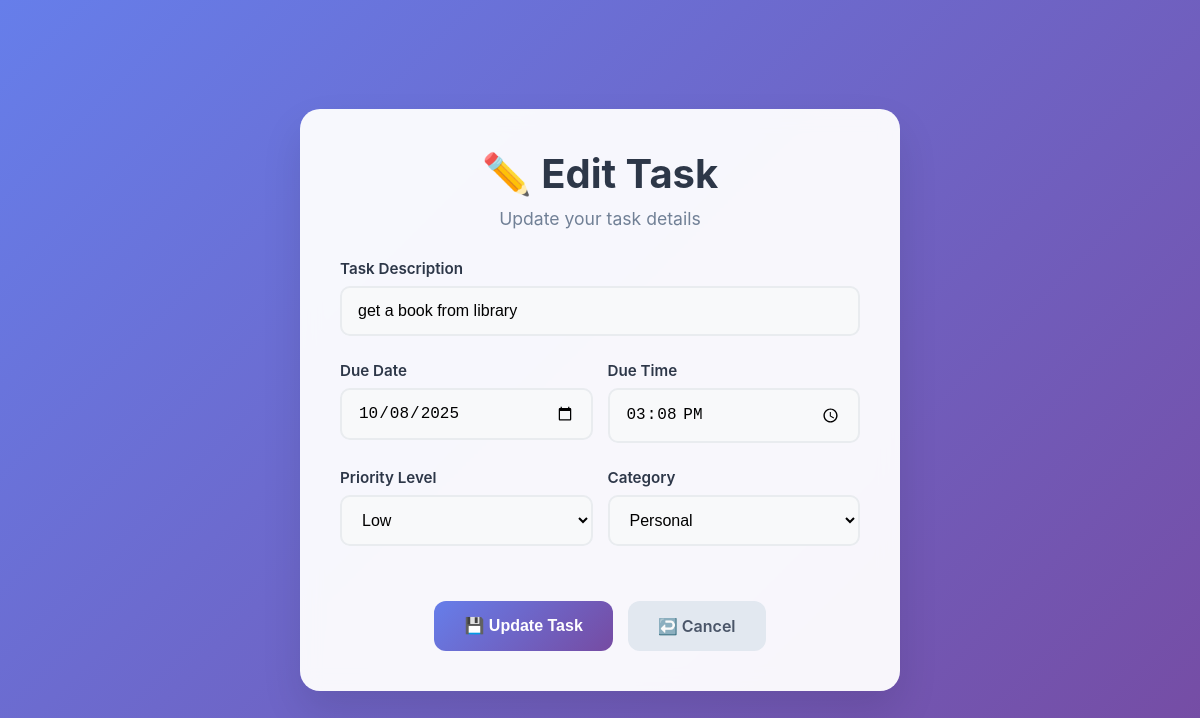
The app's page /edit/15/ (signed in) with its own data.
### myapp/models.py (models this page shows, shortened)
class Todo(models.Model):
    PRIORITY_CHOICES = [
        ('low', 'Low'),
        ('medium', 'Medium'),
        ('high', 'High'),
    ]
    CATEGORY_CHOICES = [
        ('work', 'Work'),
        ('home', 'Home'),
        ('personal', 'Personal'),
    ]
    user = models.ForeignKey(User, on_delete=models.CASCADE, related_name='todos')
    text = models.CharField(max_length=200)
    completed = models.BooleanField(default=False)
    due_date = models.DateField(null=True, blank=True)
    due_time = models.TimeField(null=True, blank=True)
    priority = models.CharField(max_length=10, choices=PRIORITY_CHOICES, default='medium')
    category = models.CharField(max_length=10, choices=CATEGORY_CHOICES, default='personal')
    created_at = models.DateTimeField(auto_now_add=True)
    updated_at = models.DateTimeField(auto_now=True)
    class Meta:
        ordering = ['due_date', '-created_at']

### myapp/views.py (the view)
# urls.py: path('edit/<int:todo_id>/', views.edit_todo, name='edit_todo'),
@login_required
def edit_todo(request, todo_id):
    todo = get_object_or_404(Todo, id=todo_id, user=request.user)
    if request.method == 'POST':
        form = TodoForm(request.POST, instance=todo)
        if form.is_valid():
            form.save()
            messages.success(request, f'Task updated successfully!')
            return redirect('home')
    else:
        form = TodoForm(instance=todo)
    context = {
        'form': form,
        'todo': todo,
        'is_edit': True
    }
    return render(request, 'myapp/edit_todo.html', context)

### myapp/templates/myapp/edit_todo.html (shortened to what this page needs)
<!DOCTYPE html>
<html lang="en">
<head>
</head>
<body>
    <div class="edit-container">
        <div class="edit-header">
            <h1>✏️ Edit Task</h1>
            <p>Update your task details</p>
        </div>
        <form method="post">
            <div class="form-group">
                <label for="{{ form.text.id_for_label }}">Task Description</label>
                {{ form.text }}
            </div>
            <div class="form-row">
                <div class="form-group">
                    <label for="{{ form.due_date.id_for_label }}">Due Date</label>
                    {{ form.due_date }}
                </div>
                <div class="form-group">
                    <label for="{{ form.due_time.id_for_label }}">Due Time</label>
                    {{ form.due_time }}
                </div>
            </div>
            <div class="form-row">
                <div class="form-group">
                    <label for="{{ form.priority.id_for_label }}">Priority Level</label>
                    {{ form.priority }}
                </div>
                <div class="form-group">
                    <label for="{{ form.category.id_for_label }}">Category</label>
                    {{ form.category }}
                </div>
            </div>
            <div class="btn-container">
                <button type="submit" class="btn btn-primary">
                    💾 Update Task
                </button>
                <a href="{% url 'home' %}" class="btn btn-secondary">
                    ↩️ Cancel
                </a>
            </div>
        </form>
    </div>
</body>
</html>

### myapp/templates/myapp/edit_todo.html (style rules this page uses)
* { margin: 0; padding: 0; box-sizing: border-box; }
body { font-family: 'Inter', -apple-system, BlinkMacSystemFont, 'Segoe UI', Roboto, sans-serif; background: linear-gradient(135deg, #667eea 0%, #764ba2 100%); min-height: 100vh; display: flex; align-items: center; justify-content: center; padding: 20px; }
.edit-container { background: rgba(255, 255, 255, 0.95); border-radius: 20px; box-shadow: 0 20px 40px rgba(0, 0, 0, 0.1); padding: 40px; width: 100%; max-width: 600px; backdrop-filter: blur(10px); }
.edit-header { text-align: center; margin-bottom: 30px; }
.edit-header h1 { color: #2d3748; font-size: 2.5rem; font-weight: 700; margin-bottom: 10px; }
.edit-header p { color: #718096; font-size: 1.1rem; }
.form-group { margin-bottom: 25px; }
.form-group label { display: block; margin-bottom: 8px; color: #2d3748; font-weight: 600; font-size: 0.95rem; }
.form-control, input[type="text"], input[type="password"], input[type="email"], input[type="date"], input[type="time"], select, textarea { width: 100%; padding: 14px 16px; border: 2px solid #e9ecef; border-radius: 10px; font-size: 16px; transition: all 0.3s ease; outline: none; background: #f8f9fa; box-sizing: border-box; }
.form-row { display: flex; gap: 15px; }
.form-row .form-group { flex: 1; }
select.form-control { cursor: pointer; }
.btn-container { display: flex; gap: 15px; justify-content: center; margin-top: 30px; }
.btn { padding: 15px 30px; border: none; border-radius: 12px; font-size: 1rem; font-weight: 600; cursor: pointer; transition: all 0.3s ease; text-decoration: none; display: inline-flex; align-items: center; justify-content: center; gap: 8px; }
.btn-primary { background: linear-gradient(135deg, #667eea 0%, #764ba2 100%); color: white; }
.btn-secondary { background: #e2e8f0; color: #4a5568; }

### records on screen
Todo: text "get a book from library", due_date "10/08/2025", due_time "15:08:00", priority "Low", category "Personal"
